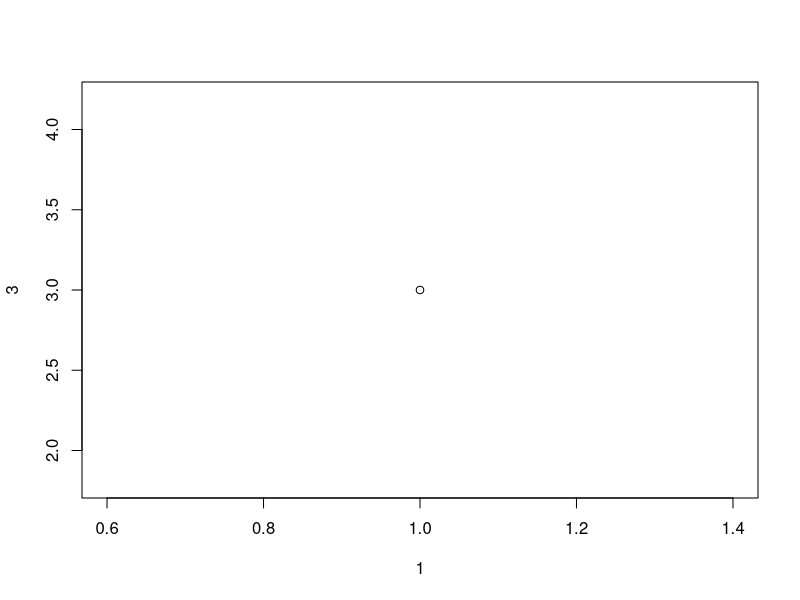
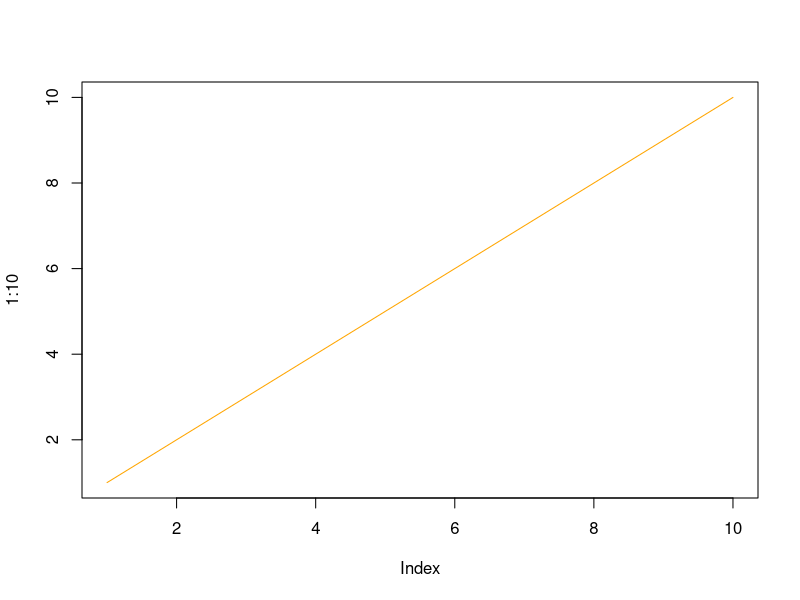
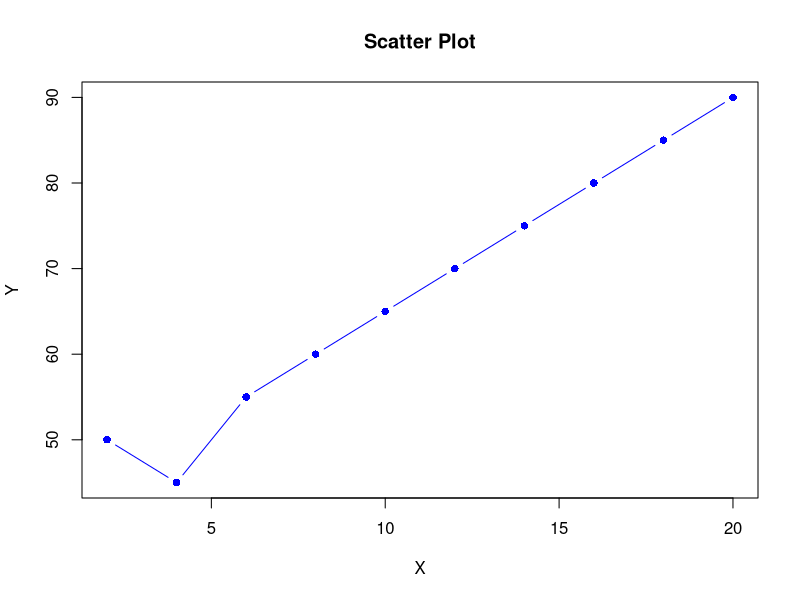
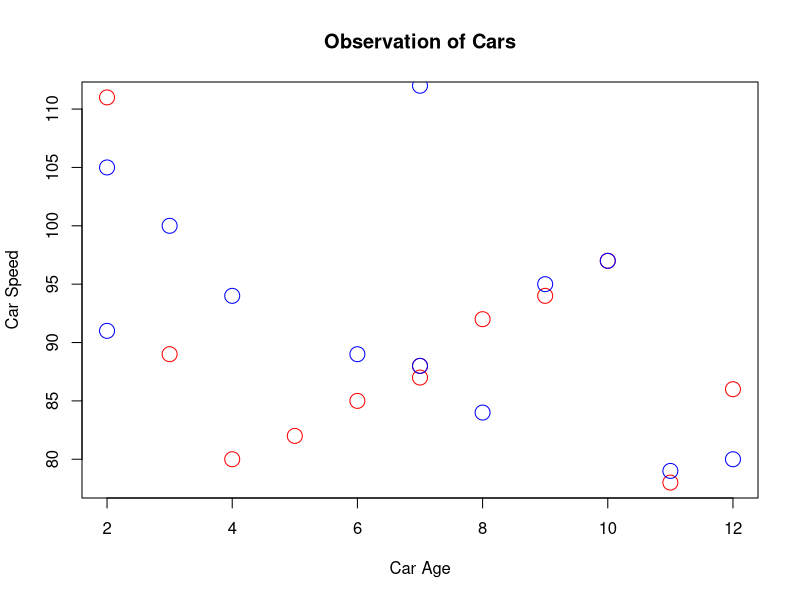

Reproduce these figures in R, in order.
plot(1, 3)
plot(1:10, type = "l", col = "orange")

x <- c(2, 4, 6, 8, 10, 12, 14, 16, 18, 20)
y <- c(50, 45, 55, 60, 65, 70, 75, 80, 85, 90)
plot(x, y, type = "b", col = "blue", pch = 16, main = "Scatter Plot", xlab = "X", ylab = "Y")

# Create vectors for the age and speed of cars on day one
x1 <- c(4, 6, 3, 8, 9, 7, 10, 5, 11, 2, 12, 7)
y1 <- c(80, 85, 89, 92, 94, 88, 97, 82, 78, 111, 86, 87)

# Create vectors for the age and speed of cars on day two
x2 <- c(1, 7, 8, 9, 4, 12, 2, 6, 15, 7, 11, 3, 14, 2, 10)
y2 <- c(105, 88, 84, 95, 94, 80, 105, 89, 90, 112, 79, 100, 80, 91, 97)

# Create a scatter plot of car age and speed for day one, with customized settings
plot(x1, y1, main = "Observation of Cars", xlab = "Car Age", ylab = "Car Speed", col = "red", cex = 2)

# Add points for the scatter plot of car age and speed for day two, with customized settings
points(x2, y2, col = "blue", cex = 2)